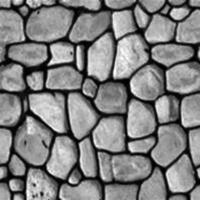
%> input picture TI.jpg, 200 x 200 px
$ octave sample_building_code.m   (GNU Octave 9; MATLAB toolbox functions it lacks are replaced by stand-ins)
%> lines starting %> are read from the running program, lines starting %| are printed output that depends on the picture
%%This code is used to sample training images
clc
clear
close all
% Iorg=LoadGrid('ti_stonewall.sgems');
sampling_number=2000; %sampling ratio%first see percent of sampling first,
I=imread('TI.jpg');
%> I is the input picture: size 200x200 uint8; min 0, max 255, mean 127.9
Iorg=im2double(I);
sz=size(Iorg);
%> sz = [200 200]
sz1=sz(1);
%> sz1 = 200
sz2=sz(2);
%> sz2 = 200
floor_sqrt_ns=floor(sqrt(sampling_number));
ceil_sqrt_ns=ceil(sqrt(sampling_number));
d1=floor(sz1/floor_sqrt_ns);
%> d1 = 4
d2=floor(sz2/ceil_sqrt_ns);
%> d2 = 4
Xg=[1:d1:sz1];
%> Xg = 50 values from 1 to 197
Yg=[1:d2:sz2];
%> Yg = 50 values from 1 to 197
[Xg,Yg]=meshgrid(Xg,Yg);
Xg=Xg(:);
%> Xg = 2500 values from 1 to 197
Yg=Yg(:);
Xg=round(Xg+randn(size(Xg)));
Yg=round(Yg+randn(size(Yg)));%Yg=round(Yg+randn(size(Yg))*1.5);
Xg(Xg>sz1)=sz1;
Xg(Xg<1)=1;
Yg(Yg>sz2)=sz2;
Yg(Yg<1)=1;
ind=sub2ind(size(Iorg),Xg,Yg);%finde indices from cordinate x and y
Is=nan(size(Iorg));
Is(ind)=Iorg(ind);
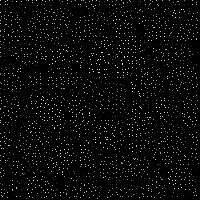
%> Is: size 200x200 double; 93.77% of the values are NaN or infinite; the others: min 0, max 0.961, mean 0.504; drawn with min black, max white, NaN and infinite black
ind2=find(~isnan(Is));
%> ind2 = 2493 values from 1 to 39764
num_inputed_sample_first=size(ind2,1);
%> num_inputed_sample_first = 2493
percent_of_sampling_first=(num_inputed_sample_first/(size(Iorg,1)*size(Iorg,2)))*100;
%> percent_of_sampling_first = 6.23
ind3=randperm(sz1*sz2);
ind4=setdiff(ind3,ind2);
ind5=randperm(size(ind4,2));
ind6(1:size(ind4,2))=ind4(ind5);
%#############################

% 2 percent sampling channel 630 sample
num_sample_must_be_add=630-num_inputed_sample_first;
%> num_sample_must_be_add = -1863
ind7(1:num_sample_must_be_add)=ind6(1:num_sample_must_be_add);
Is(ind7)=Iorg(ind7);
num_inputed_sample_final=find(~isnan(Is));
%> num_inputed_sample_final = 2493 values from 1 to 39764
percent_of_sampling_final=(size(num_inputed_sample_final,1)/(sz1*sz2))*100;
%> percent_of_sampling_final = 6.23
figure
imshow(Iorg)
title('original image')
figure
imshow(Is);
title('samled image')
